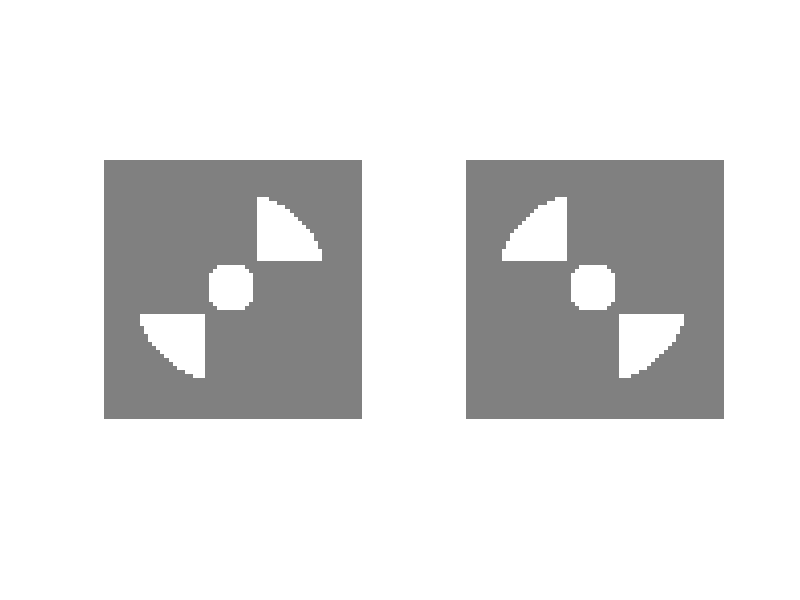

Here is the MATLAB script that generated this plot:
function fix=CreateFixationImgConcentrate(fixsize,fixcolor,bgcolor,circlesize,gap,show_flag,save_flag)

% Creates circular fixation images for left and right-eyes in a binocular display setting.
% function fiximg=CreateFixationImgConcentrate(:fixsize,:fixcolor,:bgcolor,:circlesize,:gap,:show_flag,:save_flag)
% (: is optional)
%
% Create fixation-cross image that is reported to be able to get more stable and sustained
% fixation with minimum eye movements.
%
% [input]
% fixsize    : radius of the whole rectangular image, [pixel]. 32 by default.
% fixcolor   : color of the fixation cross, [r,g,b]. [255,255,255] by default.
% bgcolor    : color of the background, [r,g,b]. [128,128,128] by default.
% circlesize : radius of the actual fixation point, [inner_pixel,outer_pixel]. [6,24] by default.
% gap        : gap between inner and the outer circle, [pixel]. 0 by default.
% show_flag  : if 1, the generated images are displayed. [1|0]. 1 by default.
% save_flag  : if 1, the generated images are saved. [1|0]. 0 by default.
%
% [output]
% fix        : fixation image, a cell structure, fix{left,right}
%
% [reference]
% Thaler, L., Shutz, A.C., Goodale, M.A., Gegenfurtner, K.R. (2013).
% What is the best fixation target? The effect of target shape on stability of fixational eye movements.
% Vision Research, 76, 31-42.
% https://www.sciencedirect.com/science/article/pii/S0042698912003380
%
%
% Created    : "2019-02-12 14:32:02 ban"
% Last Update: "2024-02-08 16:40:10 ban"

% check the input variables
if nargin < 1, fixsize=32; end
if nargin < 2, fixcolor=[255,255,255]; end
if nargin < 3, bgcolor=[128,128,128]; end
if nargin < 4, circlesize=[6,24]; end
if nargin < 5, gap=0; end
if nargin < 6, show_flag=1; end
if nargin < 7, save_flag=0; end

bgcolor=reshape(bgcolor,[1,3]);

if numel(circlesize)~=2
  error('curclesize should be [inner_pixel,outer_pixel]. check the input variable.');
end

% generate xy coordinates
[x,y]=meshgrid(1:2*fixsize,1:2*fixsize);
x=x-fixsize; y=y-fixsize;
r=sqrt(x.*x+y.*y);

% create the circular background
alphac=r; alphac(r>fixsize)=0; alphac(r<=fixsize)=255;
fix=cell(2,1);
for ii=1:1:2
  fix{ii}=repmat(reshape([bgcolor,1],[1,1,4]),[2*fixsize,2*fixsize]);
  fix{ii}(:,:,4)=alphac; % alpha channel
end

% create the central fixation point
for ii=1:1:2
  for pp=1:1:3
    tmp=fix{ii}(:,:,pp);
    if ii==1 % left-eye
      tmp(r<circlesize(2) & ((x<=0 & y>=0) | (x>=0 & y<=0)))=fixcolor(pp);
    elseif ii==2 % right-eye
      tmp(r<circlesize(2) & ((x>=0 & y>=0) | (x<=0 & y<=0)))=fixcolor(pp);
    end
    tmp( (-circlesize(1)-gap<=x & x<=circlesize(1)+gap) | (-circlesize(1)-gap<=y & y<=circlesize(1)+gap) ) = bgcolor(pp);
    tmp(r<circlesize(1))=fixcolor(pp);
    fix{ii}(:,:,pp)=tmp;
    clear tmp;
  end
end

for ii=1:1:2, fix{ii}=uint8(fix{ii}); end

if show_flag
  figure;
  subplot(1,2,1)
  imid1=imshow(fix{1}(:,:,1:3));
  set(imid1,'AlphaData',double(fix{1}(:,:,4)./255));
  hold on;
  
  subplot(1,2,2)
  imid1=imshow(fix{2}(:,:,1:3));
  set(imid1,'AlphaData',double(fix{2}(:,:,4)./255));
  hold on;
end

if save_flag
  save FixationImg.mat fix;
end
